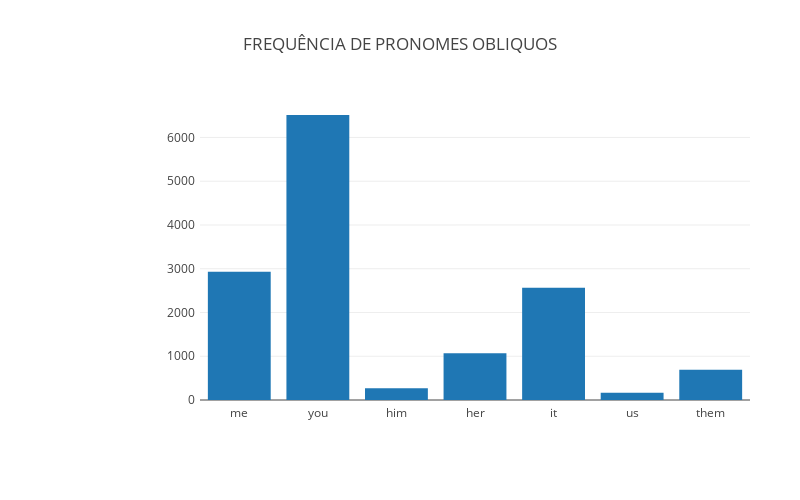

The notebook cell this image was saved under:
### Code cell
sf_pronomes_obliquos  = pd.Series(pronomes_obliquos,index=pronomes_obliquos.keys())
data = [go.Bar(
            x = sf_pronomes_obliquos.keys(),
            y = sf_pronomes_obliquos
    )]

layout = go.Layout(
    title='FREQUÊNCIA DE PRONOMES OBLIQUOS',
    autosize=False,
    width=800,
    height=500,
    margin=go.layout.Margin(
        l=200,
        r=50,
        b=100,
        t=100,
        pad=4
    ),
    paper_bgcolor='#ffffff',
    plot_bgcolor='#ffffff'
)

fig = dict(data = data, layout = layout)
iplot(fig, filename='basic-bar')

### Figure 1 — Plotly figure (JSON) as saved in the notebook; plotly's stock layout.template omitted (floating-point values rounded to 4 significant figures)
{"data": [{"type": "bar", "uid": "87acdb64-1365-11e9-9c3d-9706a43b8540", "x": ["me", "you", "him", "her", "it", "us", "them"], "y": [2929, 6514, 271, 1071, 2566, 167, 692]}], "layout": {"autosize": false, "height": 500, "margin": {"b": 100, "l": 200, "pad": 4, "r": 50, "t": 100}, "paper_bgcolor": "#ffffff", "plot_bgcolor": "#ffffff", "title": "FREQUÊNCIA DE PRONOMES OBLIQUOS", "width": 800}}
